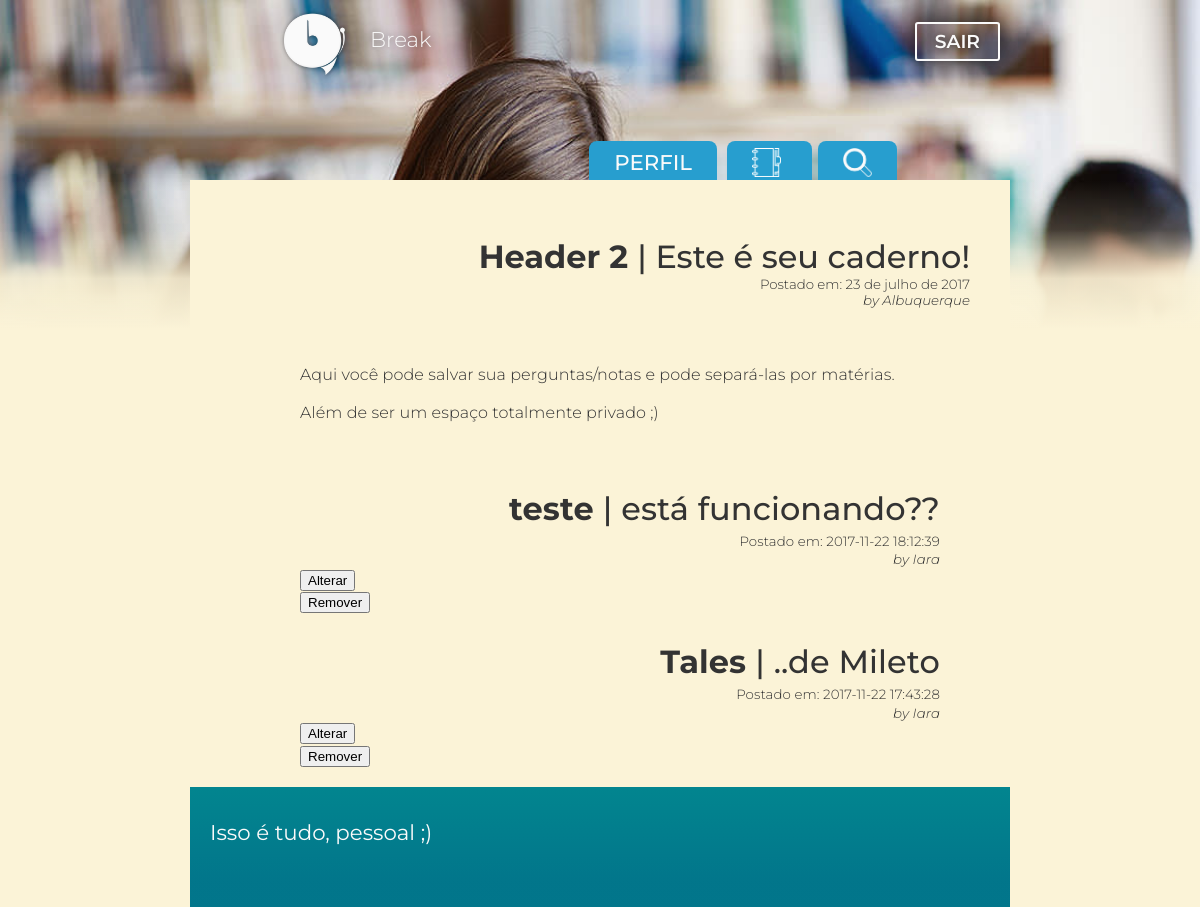
Page /notebook.php (signed in) on the earlier database version.
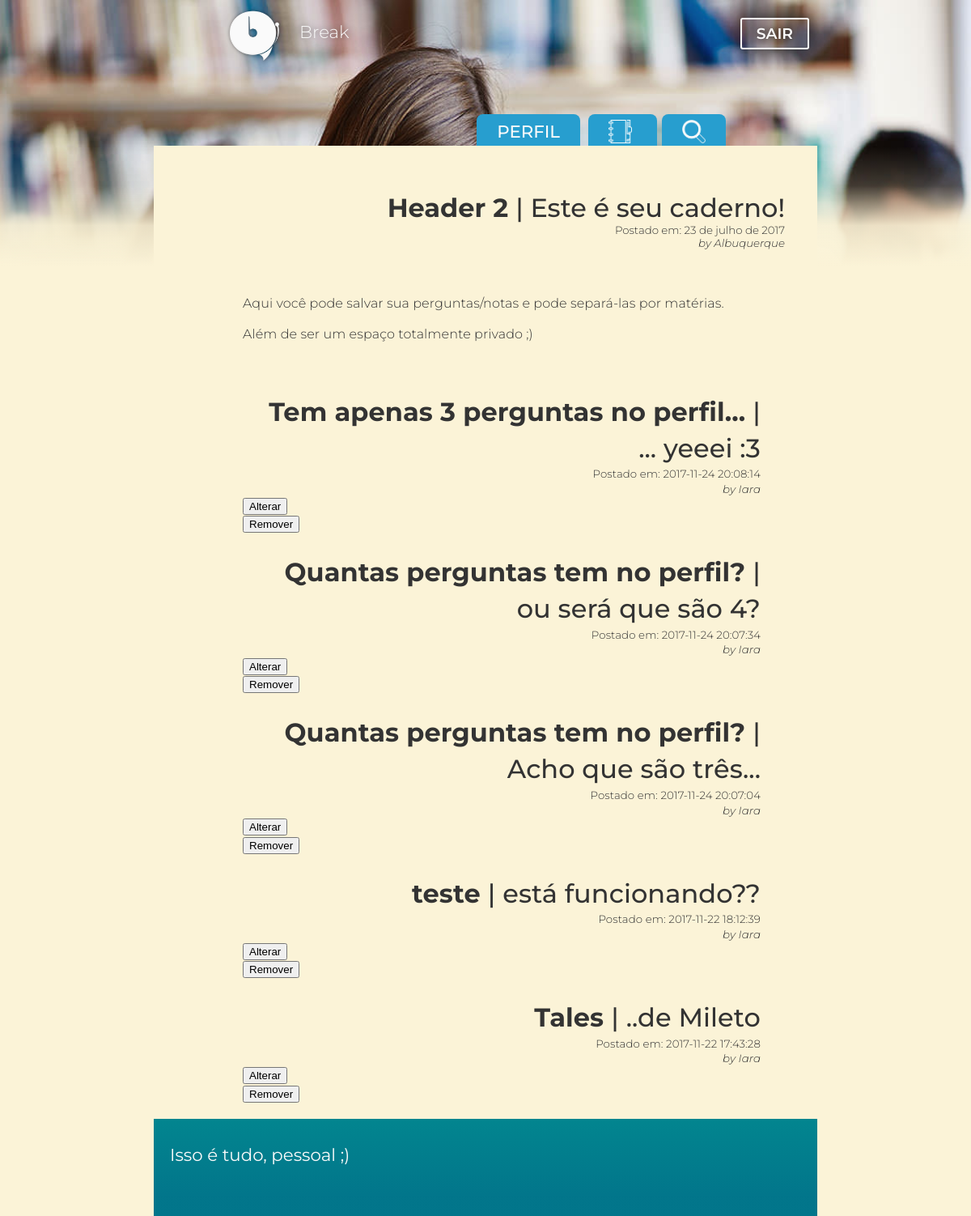
Same page on the later database version.
### tables this page shows
CREATE TABLE `pergunta` (
  `idpergunta` int(11) NOT NULL,
  `prg_titulo` varchar(50) NOT NULL,
  `prg_descricao` text,
  `prg_respondida` tinyint(1) NOT NULL DEFAULT '0',
  `prg_registro` datetime NOT NULL DEFAULT CURRENT_TIMESTAMP,
  `fk_disciplina` int(11) NOT NULL,
  `fk_usuario` int(11) NOT NULL
);

CREATE TABLE `usuario` (
  `idusuario` int(11) NOT NULL,
  `nome_user` varchar(45) NOT NULL,
  `sobrenome_user` varchar(45) NOT NULL,
  `email` varchar(45) DEFAULT NULL,
  `login` varchar(45) DEFAULT NULL,
  `senha` varchar(45) DEFAULT NULL,
  `sexo` char(1) DEFAULT NULL,
  `dataNasc` date DEFAULT NULL,
  `escolaridade` text,
  `instituicao` varchar(200) DEFAULT NULL,
  `fk_tipo_user` int(11) NOT NULL
);

### dao-pergunta.php (called while the page is built, shortened)
<?php
function listaPerguntaWhereUsuario($conexao, $id)
{
    $perguntas = array();
    $resultado = mysqli_query($conexao, "SELECT p.*, d.disc_nome, u.nome_user
                                        FROM disciplina AS d
                                        JOIN pergunta AS p ON p.fk_disciplina = d.iddisciplina
                                        JOIN usuario AS u ON u.idusuario = p.fk_usuario
                                        WHERE idusuario = {$id}
                                        ORDER BY (p.prg_registro) desc;");
    while ($pergunta = mysqli_fetch_assoc($resultado))
    {
        array_push($perguntas, $pergunta);
    }
    return $perguntas;
}

### conteudo-notebook.php (the view, shortened to what this page needs)
<?php
require 'dao-pergunta.php';
$id = $_SESSION['id_usuario'];
$perguntas = listaPerguntaWhereUsuario($conexao, $id);
?>
<div id="text_content">
  <?php
  foreach ($perguntas as $pergunta) :
  ?>
        <h2><strong><?= $pergunta['prg_titulo']?> </strong>| <?=$pergunta['prg_descricao']?></h2>
        <p class="header_space2">Postado em: <time><?=$pergunta['prg_registro']?></time></p>
        <p class="header_space2"><i>by <?=$pergunta['nome_user']?></i></p>
        <form action="altera-pergunta.php?id=<?=$pergunta['idpergunta']?>" method="post">
          <button>Alterar</button>
        </form>
        <form action="exclui-pergunta.php" method="post">
          <button>Remover</button>
        </form>
  <?php
   endforeach
  ?>

### header.php (shortened to what this page needs)
<!DOCTYPE HTML>
<html>
<head>

### notebook.php (shortened to what this page needs)
<?php
	include	'header.php';
?>
<link rel="stylesheet" type="text/css" href="css/feed.css">
</head>
<body onload="loading()">
	<?php
		include 'essencials/top.php';
	?>
	<div class="main">
	<?php include 'tabs.php'; ?>
		<div id="grad">
			<div id="header">
				<div id="header_space2">
					<h2><strong>Header 2 </strong>| Este é seu caderno!</h2>
					<p class="header_space2">Postado em: <time>23 de julho de 2017</time></p>
					<p class="header_space2"><i>by Albuquerque</i></p>
				</div>
			</div>
		</div>
		<div class="back_main">
			<div id="content">
				<div id="text_content">
					<p> Aqui você pode salvar sua perguntas/notas e pode separá-las por matérias.<p/>
					<p>Além de ser um espaço totalmente privado ;)</p>
				</div>
				<div class="">
					<?php  require "conteudo-notebook.php"; ?>
				</div>
			</div>
		</div>
	</div>
	<div class="back_rodape">
		<div id="rodape">
			<h3>  Isso é tudo, pessoal ;) </h3>
		</div>
	</div>
</body>
</html>

### essencials/top.php (shortened to what this page needs)
<div class="top">
		<a href="index.php" title="feed">
			<div class="header-left">
				<img src="img/break_logo_white_shadow.png" alt="break-logo" id="header-logo">
				<h2 id="title-header">Break</h2>
			</div>
		</a>
		<a id="sair" href="logout.php">SAIR</a>
	</div>

### tabs.php (shortened to what this page needs)
<div id="tabs">
  <a href="perfil.php" id="tab" title="Seu perfil">PERFIL</a>
  <a href="notebook.php" id="tab" title="Seu caderno"> <img id="icon" src="img/notes.png" alt=""> </a>
  <a href="#" onclick="barraBusca()" id="tab" title="Buscar"> <img id="icon" src="img/seach.png" alt=""> </a>
  <div id="tab" style="border-radius: 20px 0px 0px 0px;">
    <button id="busca" type="submit">
    </button>
    <a title="Filtre melhor.." href="">
    </a>
  </div>
</div>

### css/feed.css (style rules this page uses)
body { font-family: 'Montserrat', sans-serif; margin: 0px; background: url("../img/cover_girl .jpg") no-repeat bottom center; background-color: #0e0e0e; background-size: 100%; background-position: top center; }
.top { min-width: 100px; max-width: 800px; margin: 20px auto auto; padding: 10px; text-align: right; position: relative; }
#sair { padding: 6px 18px; box-shadow: 0px 0px 30px #0e0e0e; border-color: #fafafa; border-radius: 3px; border-width: 2px; border-style: solid; color: #fafafa; font-size: 14pt; font-weight: 600; text-shadow: 0px 0px 10px #0e0e0e; text-decoration: none; }
#icon { max-width: 29px; max-height: 29px; position: relative; top: 7px; }
#busca { padding: 9.8px 14px 7.5px 30px; cursor: pointer; font-size: 12pt; font-weight: 500; color: #fafafa; text-decoration: none; text-transform: uppercase; font-family: 'Montserrat', sans-serif; background-color: #279ecf; border-radius: 8px; border-width: 0px; margin: 0px 3px 0px -25px; position: relative; top: 2px; transition: background-color 0.5s; }
.main { margin: auto; margin-top: 20px; margin-bottom: 0px; font-family: 'Montserrat', sans-serif; }
.back_main { background-color: #fbf3d7; position: relative; margin: 0px; position: relative; z-index: 2; padding: 0px; }
#grad { background: linear-gradient(180deg, rgba(251,0,0,0), rgba(251,243,215,0.2), rgba(251,243,215,0.9), rgba(251,243,215, 1)); margin: auto; }
#tabs { margin: auto; min-height: 30px; min-width: 100px; max-width: 600px; position: relative; z-index: 1; text-align: right; top: 58px; }
#tab { font-size: 16pt; color: #fafafa; text-decoration: none; line-height: 40px; font-family: 'Montserrat', sans-serif; font-weight: 500; background-color: #279ecf; border-radius: 8px 8px 0px 0px; margin: 0px 3px; padding: 8px 25px 7px 25px; transition: background-color 0.5s; transition: box-shadow 0.5s; }
#content { background-color: #fbf3d7; min-width: 100px; min-height: 100px; max-width: 800px; margin: auto; padding: 10px; }
h2 { margin-right: 10px; margin-bottom: 0px; font-weight: 500; font-size: 24pt; color: #333333; text-align: right; padding-left: 20px; }
#title-header { position: relative; top: -10px; left: 0px; float: left; padding-top: 10px; font-weight: 300; text-shadow: 0px 0px 10px rgba(0,0,0,0.6); font-size: 16pt; color: #fafafa; }
h3 { margin-left: 10px; font-weight: 400; font-size: 16pt; color: #fafafa; text-align: left; }
p { color: #333; text-align: justify; font-weight: 300; }
#header { background-color: #fbf3d7; min-height: 100px; min-width: 100px; max-width: 800px; margin: auto; padding: 10px; position: relative; z-index: 2; }
#header_space2 { margin-top: 10px; padding: 10px; margin-right: 10px; }
.header_space2 { text-align: right; margin: 0px; font-size: 10pt; padding: 0px 10px 0px 0px; }
.header-left { margin-top: -30px; margin-left: 80px; float: left; padding-top: 8px; }
#header-logo { max-width: 70px; max-height: 70px; float: left; padding-top: 2px; }
#text_content { padding: 10px 50px 10px 50px; letter-spacing: 0.1px; line-height: 1.4; text-indent: 50px; }
.back_rodape { background-color: #fbf3d7; margin: 0px; margin-bottom: 0px; }
#rodape { background-image: linear-gradient(-180deg, transparent 0%, rgba(1,89,131,0.35) 80%); background-color: #02858F; margin: auto; margin-bottom: 0px; padding: 10px; min-width: 100px; min-height: 100px; max-width: 800px; }

Differences in the rows shown:
added pergunta: prg_titulo "Tem apenas 3 perguntas no perfil...", prg_descricao "... yeeei :3", prg_registro "2017-11-24 20:08:14", fk_usuario.nome_user "Iara"
added pergunta: prg_titulo "Quantas perguntas tem no perfil?", prg_descricao "ou será que são 4?", prg_registro "2017-11-24 20:07:34", fk_usuario.nome_user "Iara"
added pergunta: prg_titulo "Quantas perguntas tem no perfil?", prg_descricao "Acho que são três...", prg_registro "2017-11-24 20:07:04", fk_usuario.nome_user "Iara"
